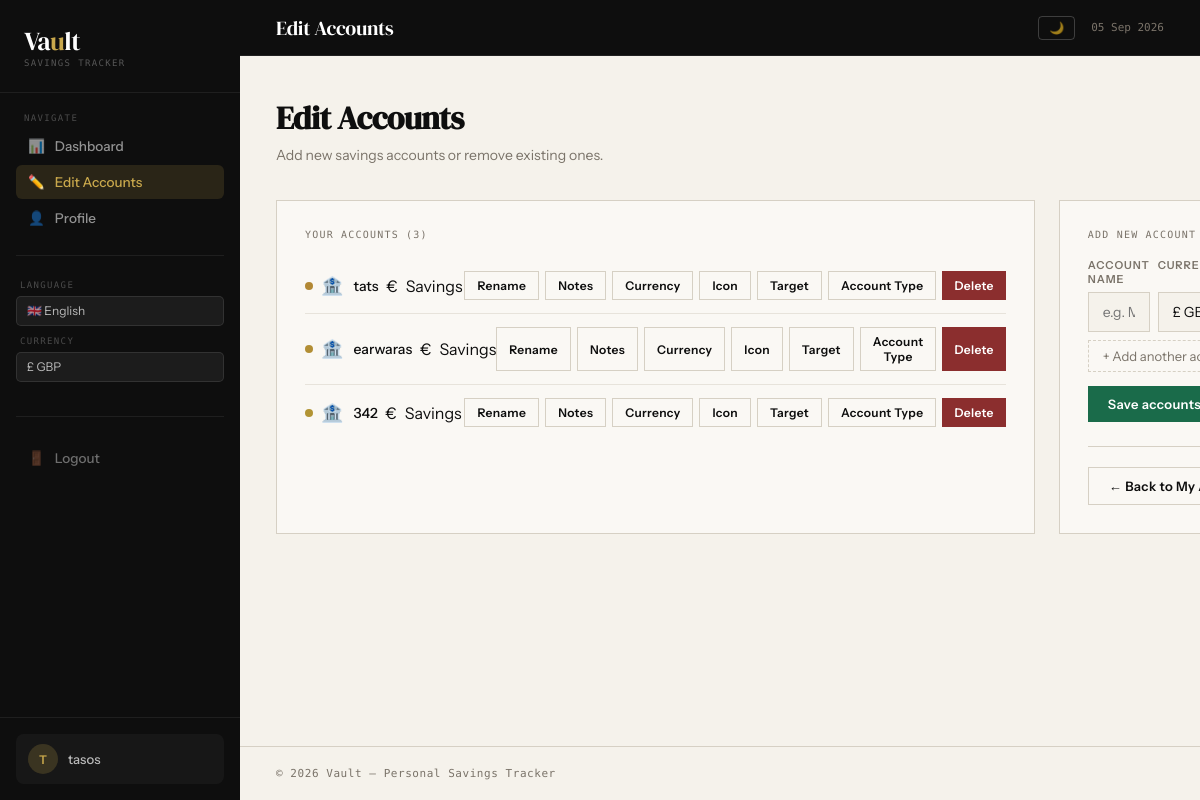
/edit-accounts/ (signed in), run on the app's committed database.
### accounts/models.py (models this page shows, shortened)
class Account(models.Model):
    CURRENCY_CHOICES = [
        ('GBP', 'Pound (£)'),
        ('EUR', 'Euro (€)'),
        ('USD', 'Dollar ($)'),
    ]
    user = models.ForeignKey(User, on_delete=models.CASCADE)
    ACCOUNT_TYPES = [
        ('savings', 'Savings'),
        ('investment', 'Investment'),
        ('property', 'Property'),
        ('pension', 'Pension'),
        ('debt', 'Debt / Mortgage'),
        ('asset', 'Asset'),
        ('other', 'Other'),
    ]
    name = models.CharField(max_length=255)
    icon = models.CharField(max_length=10, default='🏦')
    order = models.PositiveIntegerField(default=0)
    account_type = models.CharField(max_length=20, choices=ACCOUNT_TYPES, default='savings')
    target = models.DecimalField(max_digits=12, decimal_places=2, null=True, blank=True)
    notes = models.TextField(blank=True, default='')
    latest_balance = models.DecimalField(max_digits=12, decimal_places=2, default=0.00)
    currency = models.CharField(max_length=3, choices=CURRENCY_CHOICES, default='GBP')

### accounts/views.py (the view, shortened to what this page needs)
# urls.py: path('edit-accounts/', EditAccountsView.as_view(), name='edit_accounts'),
class EditAccountsView(View):
    def get(self, request):
        user = request.user
        accounts = Account.objects.filter(user=user)
        form = AccountForm()
        oldest_transaction = Transaction.objects.filter(account__in=accounts).order_by("date").first()
        oldest_date = oldest_transaction.date if oldest_transaction else None  # If no transactions, None
        account_data = []
        for account in accounts:
            latest_transaction = Transaction.objects.filter(account=account).order_by("-date").first()
            latest_balance = latest_transaction.balance if latest_transaction else 0
            latest_transaction_date = latest_transaction.date if latest_transaction else None
            account_data.append({
                "account": account,
                "latest_balance": latest_balance,
                "latest_transaction_date": latest_transaction_date,
            })
        EMOJI_LIST = ['🏦','💰','📈','💵','💶','💷','🏠','🚗','✈️','🎓','💊','🛒','💎','🔐','📊','🌍','🏖️','👶','🐖','💳']
        from .models import UserProfile
        user_profile, _ = UserProfile.objects.get_or_create(user=request.user)
        return render(request, 'accounts/editaccounts.html', {
            'accounts': accounts,
            'emoji_list': EMOJI_LIST,
            'show_icons': user_profile.show_icons,
            'account_data': account_data,
            'form': form,
            'oldest_date': oldest_date,  # Pass oldest date to template
        })

### accounts/views.py
class AccountForm(forms.ModelForm):
    CURRENCY_CHOICES = [
        ('GBP', '£ GBP'),
        ('EUR', '€ EUR'),
        ('USD', '$ USD'),
    ]
    currency = forms.ChoiceField(choices=CURRENCY_CHOICES, initial='GBP')
    class Meta:
        model = Account
        fields = ['name', 'currency']

### accounts/templates/accounts/editaccounts.html (shortened to what this page needs)
{% extends 'accounts/base.html' %}
{% load static %}
{% load i18n %}
{% block topbar_title %}{% trans "Edit Accounts" %}{% endblock %}
{% block content %}
<h1 class="page-heading">{% trans "Edit Accounts" %}</h1>
<p class="page-sub">{% trans "Add new savings accounts or remove existing ones." %}</p>
<div class="edit-grid" style="max-width: 100%; box-sizing: border-box;">
    <div class="card">
        <div class="card-title">{% trans "Your Accounts" %} ({{ accounts|length }})</div>
        {% if accounts %}
            {% for account in accounts %}
            <div class="account-row" style="flex-direction:column; align-items:flex-start; gap:8px;">
                <div style="display:flex; align-items:center; justify-content:space-between; width:100%;">
                    <div style="display:flex; align-items:center; gap:8px;">
                        <span style="display:inline-block; width:8px; height:8px; border-radius:50%;
                                     background: hsl({{ forloop.counter0|add:forloop.counter0|add:forloop.counter0|add:"40" }}, 55%, 45%);
                                     flex-shrink:0;"></span>
                        {% if show_icons %}<span class="account-icon-display" style="font-size:18px; margin-right:2px;">{{ account.icon }}</span>{% endif %}
                        <span style="font-size:14px; font-weight:500;">{{ account.name }}</span>
                        <span class="native-badge">{{ account.currency }}</span>
                        <span class="native-badge">{{ account.get_account_type_display }}</span>
                    </div>
                    <div style="display:flex; gap:6px;">
                        <button class="btn btn-ghost btn-sm toggle-rename-btn" data-id="{{ account.id }}">{% trans "Rename" %}</button>
                        <button class="btn btn-ghost btn-sm toggle-notes-btn" data-id="{{ account.id }}">{% trans "Notes" %}</button>
                        <button class="btn btn-ghost btn-sm toggle-currency-btn" data-id="{{ account.id }}">{% trans "Currency" %}</button>
                        {% if show_icons %}<button class="btn btn-ghost btn-sm toggle-icon-btn" data-id="{{ account.id }}">{% trans "Icon" %}</button>{% endif %}
                        <button class="btn btn-ghost btn-sm toggle-target-btn" data-id="{{ account.id }}">{% trans "Target" %}</button>
                        <button class="btn btn-ghost btn-sm toggle-type-btn" data-id="{{ account.id }}">{% trans "Account Type" %}</button>
                        <button class="btn btn-danger btn-sm delete-btn"
                                data-account-id="{{ account.id }}"
                                data-account-name="{{ account.name }}">
                            {% trans "Delete" %}
                        </button>
                    </div>
                </div>
            </div>
            {% endfor %}
        {% else %}
            <div class="empty-accounts">
                {% trans "No accounts yet. Add your first one →" %}
            </div>
        {% endif %}
    </div>
    <div class="card">
        <div class="card-title">{% trans "Add New Account" %}</div>
        <form method="post" id="bulk-add-form">
            <div style="display:grid; grid-template-columns:1fr 90px 120px 36px; gap:8px; margin-bottom:6px;">
                <div class="form-label" style="margin:0;">{% trans "Account Name" %}</div>
                <div class="form-label" style="margin:0;">{% trans "Currency" %}</div>
            </div>
            <div id="account-rows">
                <div class="account-add-row" style="display:grid; grid-template-columns:1fr 90px 120px 36px; gap:8px; margin-bottom:8px;">
                    <input type="text" name="names[]" class="form-control"
                           placeholder="e.g. Monzo ISA…" autocomplete="off" />
                    <select name="currencies[]" class="form-control">
                        <option value="GBP">£ GBP</option>
                    </select>
                </div>
            </div>
            <button type="button" id="add-row-btn" style="background:none;border:1px dashed var(--border);color:var(--muted);padding:7px 14px;font-family:'Instrument Sans',sans-serif;font-size:13px;cursor:pointer;width:100%;text-align:left;margin-bottom:14px;transition:all 0.2s;">
                + {% trans "Add another account" %}
            </button>
            <button type="submit" class="btn btn-primary">
                {% trans "Save accounts" %} →
            </button>
        </form>
        <div style="margin-top: 24px; padding-top: 20px; border-top: 1px solid var(--border);">
            <a href="{% url 'myaccounts' %}" class="btn btn-ghost">
                ← {% trans "Back to My Accounts" %}
            </a>
        </div>
    </div>
</div>
{% endblock %}

### accounts/templates/accounts/base.html (shortened to what this page needs)
<!DOCTYPE html>
<html lang="en">
<head>
    {% load static %}
    {% load i18n %}
</head>
<body>
<aside class="sidebar">
    <div class="sidebar-brand">
        <div class="brand-name">Va<span>u</span>lt</div>
        <div class="brand-tagline">Savings Tracker</div>
    </div>
    {% if user.is_authenticated %}
    <div class="sidebar-section">
        <div class="sidebar-section-label">{% trans "Navigate" %}</div>
        <nav>
            <ul>
                <li><a href="{% url 'myaccounts' %}" class="{% if request.resolver_match.url_name == 'myaccounts' %}active{% endif %}">
                    <span>📊</span> {% trans "Dashboard" %}
                </a></li>
                <li><a href="{% url 'edit_accounts' %}" class="{% if request.resolver_match.url_name == 'edit_accounts' %}active{% endif %}">
                    <span>✏️</span> {% trans "Edit Accounts" %}
                </a></li>
                <li><a href="{% url 'profile' %}" class="{% if request.resolver_match.url_name == 'profile' %}active{% endif %}">
                    <span>👤</span> {% trans "Profile" %}
                </a></li>
            </ul>
        </nav>
    </div>
    <div class="sidebar-divider"></div>
    <div class="settings-block">
        <div class="settings-label">{% trans "Language" %}</div>
        <form action="{% url 'set_language' %}" method="post">
            <select name="language" class="settings-select" onchange="this.form.submit()">
                <option value="en" {% if request.LANGUAGE_CODE == 'en' %}selected{% endif %}>🇬🇧 English</option>
            </select>
        </form>
        <div class="settings-label">{% trans "Currency" %}</div>
        <form method="post" action="{% url 'set_currency' %}">
            <select name="currency" class="settings-select" onchange="this.form.submit()">
                <option value="GBP" {% if request.session.currency == "GBP" %}selected{% endif %}>£ GBP</option>
            </select>
        </form>
    </div>
    <div class="sidebar-divider"></div>
    <div class="settings-block">
        <form action="{% url 'logout' %}" method="post" class="logout-form">
            <button type="submit">
                <span>🚪</span> {% trans "Logout" %}
            </button>
        </form>
    </div>
    <div class="user-badge">
        <div class="user-badge-inner">
            <div class="user-avatar">{{ user.username|slice:":1"|upper }}</div>
            <div class="user-name">{{ user.username }}</div>
        </div>
    </div>
    {% endif %}
</aside>
<div class="main">
    <div class="topbar">
        <div style="display:flex; align-items:center; gap:12px;">
            <div class="topbar-title">{% block topbar_title %}{% trans "My Savings Tracker" %}{% endblock %}</div>
        </div>
        <div class="topbar-right" style="display:flex; align-items:center; gap:16px;">
            <button id="darkModeBtn" onclick="toggleDark()" style="
                background:none; border:1px solid rgba(255,255,255,0.2);
                color:rgba(255,255,255,0.6); padding:4px 10px;
                font-size:12px; cursor:pointer; border-radius:4px;
                font-family:'DM Mono',monospace; transition:all 0.2s;
            ">🌙</button>
            {% now "d M Y" %}
        </div>
    </div>
    <div class="page-content">
        {% block content %}{% endblock %}
    </div>
    <footer>
        &copy; {% now "Y" %} Vault — {% trans "Personal Savings Tracker" %}
    </footer>
</div>
</body>
</html>

### accounts/templates/accounts/editaccounts.html (style rules this page uses)
.edit-grid { display: grid; grid-template-columns: 1fr 1fr; gap: 24px; width: 100%; box-sizing: border-box; }
.account-row { display: flex; align-items: center; justify-content: space-between; padding: 13px 0; border-bottom: 1px solid rgba(214,208,196,0.5); gap: 12px; }
.account-row:last-child { border-bottom: none; }

### data on the page
Account: icon "🏦", name "tats", currency "€", account_type "Savings"
Account: icon "🏦", name "earwaras", currency "€", account_type "Savings"
Account: icon "🏦", name "342", currency "€", account_type "Savings"

### other printed values
{{ user.username|slice:":1"|upper }} "T"
{{ user.username }} "tasos"
{{ accounts|length }} "3"
